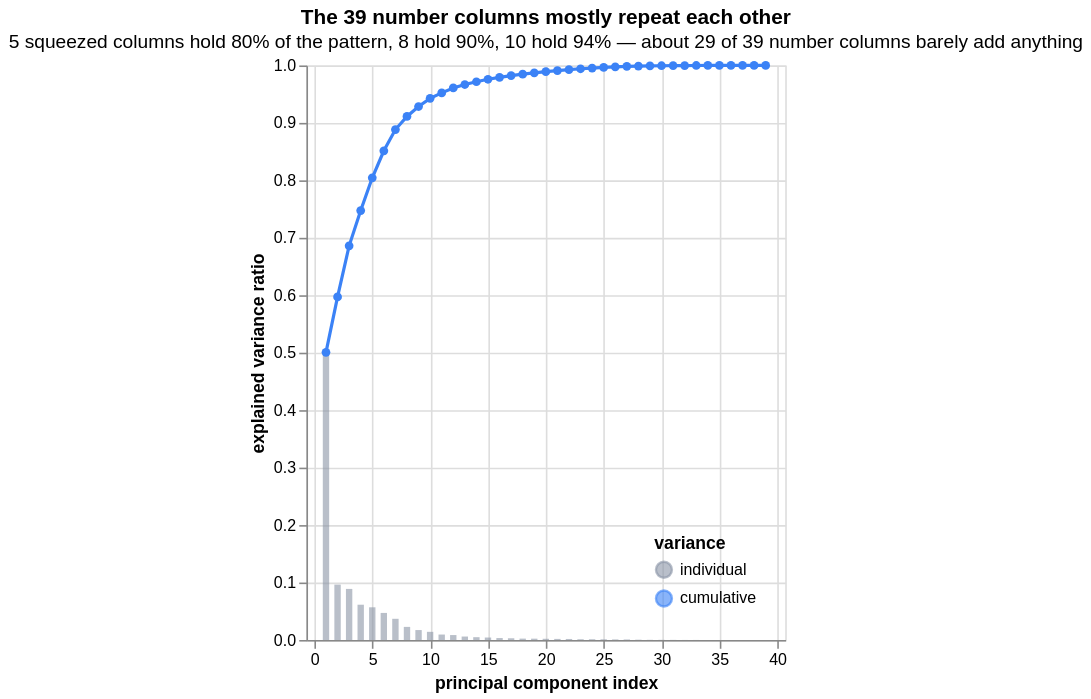

The Vega-Lite source for this figure:
### Vega-Lite specification from a JSON file in a GitHub repository (floating-point values rounded to 4 significant figures)
{"$schema": "https://vega.github.io/schema/vega-lite/v5.json", "title": {"text": "The 39 number columns mostly repeat each other", "subtitle": "5 squeezed columns hold 80% of the pattern, 8 hold 90%, 10 hold 94% — about 29 of 39 number columns barely add anything"}, "width": "container", "height": 360, "encoding": {"x": {"field": "pc", "type": "quantitative", "title": "principal component index", "scale": {"domain": [0, 40]}}}, "layer": [{"data": {"values": [{"pc": 1, "series": "individual", "value": 0.5007}, {"pc": 2, "series": "individual", "value": 0.0964}, {"pc": 3, "series": "individual", "value": 0.0889}, {"pc": 4, "series": "individual", "value": 0.0614}, {"pc": 5, "series": "individual", "value": 0.0569}, {"pc": 6, "series": "individual", "value": 0.0471}, {"pc": 7, "series": "individual", "value": 0.0369}, {"pc": 8, "series": "individual", "value": 0.0228}, {"pc": 9, "series": "individual", "value": 0.0173}, {"pc": 10, "series": "individual", "value": 0.0142}, {"pc": 11, "series": "individual", "value": 0.0095}, {"pc": 12, "series": "individual", "value": 0.0086}, {"pc": 13, "series": "individual", "value": 0.006}, {"pc": 14, "series": "individual", "value": 0.0049}, {"pc": 15, "series": "individual", "value": 0.0043}, {"pc": 16, "series": "individual", "value": 0.0034}, {"pc": 17, "series": "individual", "value": 0.003}, {"pc": 18, "series": "individual", "value": 0.0024}, {"pc": 19, "series": "individual", "value": 0.0023}, {"pc": 20, "series": "individual", "value": 0.0021}, {"pc": 21, "series": "individual", "value": 0.0019}, {"pc": 22, "series": "individual", "value": 0.0018}, {"pc": 23, "series": "individual", "value": 0.0013}, {"pc": 24, "series": "individual", "value": 0.0013}, {"pc": 25, "series": "individual", "value": 0.0012}, {"pc": 26, "series": "individual", "value": 0.001}, {"pc": 27, "series": "individual", "value": 0.0009}, {"pc": 28, "series": "individual", "value": 0.0005}, {"pc": 29, "series": "individual", "value": 0.0003}, {"pc": 30, "series": "individual", "value": 0.0003}, {"pc": 31, "series": "individual", "value": 0.0002}, {"pc": 32, "series": "individual", "value": 0.0001}, {"pc": 33, "series": "individual", "value": 0.0001}, {"pc": 34, "series": "individual", "value": 0.0}, {"pc": 35, "series": "individual", "value": 0.0}, {"pc": 36, "series": "individual", "value": 0.0}, {"pc": 37, "series": "individual", "value": 0.0}, {"pc": 38, "series": "individual", "value": 0.0}, {"pc": 39, "series": "individual", "value": 0.0}]}, "mark": {"type": "bar", "color": "#8a94a6", "opacity": 0.6, "width": 4}, "encoding": {"y": {"field": "value", "type": "quantitative", "title": "explained variance ratio", "scale": {"domain": [0, 1]}}, "color": {"field": "series", "type": "nominal", "title": "variance", "scale": {"domain": ["individual", "cumulative"], "range": ["#8a94a6", "#3b82f6"]}, "legend": {"orient": "bottom-right"}}}}, {"data": {"values": [{"pc": 1, "series": "cumulative", "value": 0.5007}, {"pc": 2, "series": "cumulative", "value": 0.5971}, {"pc": 3, "series": "cumulative", "value": 0.686}, {"pc": 4, "series": "cumulative", "value": 0.7474}, {"pc": 5, "series": "cumulative", "value": 0.8044}, {"pc": 6, "series": "cumulative", "value": 0.8514}, {"pc": 7, "series": "cumulative", "value": 0.8884}, {"pc": 8, "series": "cumulative", "value": 0.9112}, {"pc": 9, "series": "cumulative", "value": 0.9285}, {"pc": 10, "series": "cumulative", "value": 0.9427}, {"pc": 11, "series": "cumulative", "value": 0.9522}, {"pc": 12, "series": "cumulative", "value": 0.9608}, {"pc": 13, "series": "cumulative", "value": 0.9668}, {"pc": 14, "series": "cumulative", "value": 0.9716}, {"pc": 15, "series": "cumulative", "value": 0.9759}, {"pc": 16, "series": "cumulative", "value": 0.9793}, {"pc": 17, "series": "cumulative", "value": 0.9823}, {"pc": 18, "series": "cumulative", "value": 0.9848}, {"pc": 19, "series": "cumulative", "value": 0.9871}, {"pc": 20, "series": "cumulative", "value": 0.9892}, {"pc": 21, "series": "cumulative", "value": 0.991}, {"pc": 22, "series": "cumulative", "value": 0.9928}, {"pc": 23, "series": "cumulative", "value": 0.9942}, {"pc": 24, "series": "cumulative", "value": 0.9954}, {"pc": 25, "series": "cumulative", "value": 0.9966}, {"pc": 26, "series": "cumulative", "value": 0.9976}, {"pc": 27, "series": "cumulative", "value": 0.9985}, {"pc": 28, "series": "cumulative", "value": 0.9989}, {"pc": 29, "series": "cumulative", "value": 0.9993}, {"pc": 30, "series": "cumulative", "value": 0.9995}, {"pc": 31, "series": "cumulative", "value": 0.9997}, {"pc": 32, "series": "cumulative", "value": 0.9998}, {"pc": 33, "series": "cumulative", "value": 0.9999}, {"pc": 34, "series": "cumulative", "value": 1.0}, {"pc": 35, "series": "cumulative", "value": 1.0}, {"pc": 36, "series": "cumulative", "value": 1.0}, {"pc": 37, "series": "cumulative", "value": 1.0}, {"pc": 38, "series": "cumulative", "value": 1.0}, {"pc": 39, "series": "cumulative", "value": 1.0}]}, "mark": {"type": "line", "point": true, "color": "#3b82f6"}, "encoding": {"y": {"field": "value", "type": "quantitative"}, "color": {"field": "series", "type": "nominal", "scale": {"domain": ["individual", "cumulative"], "range": ["#8a94a6", "#3b82f6"]}}}}, {"data": {"values": [{"y": 0.8, "label": "80% → 5 PCs"}, {"y": 0.9, "label": "90% → 8 PCs"}, {"y": 0.94, "label": "94% → 10 PCs"}]}, "mark": {"type": "rule", "color": "#e0a341", "strokeDash": [4, 4]}, "encoding": {"y": {"field": "y", "type": "quantitative"}}}, {"data": {"values": [{"y": 0.8, "label": "80% → 5 PCs"}, {"y": 0.9, "label": "90% → 8 PCs"}, {"y": 0.94, "label": "94% → 10 PCs"}]}, "mark": {"type": "text", "align": "left", "baseline": "bottom", "dx": 6, "x": 8, "color": "#e0a341", "fontSize": 10}, "encoding": {"y": {"field": "y", "type": "quantitative"}, "text": {"field": "label", "type": "nominal"}}}]}
